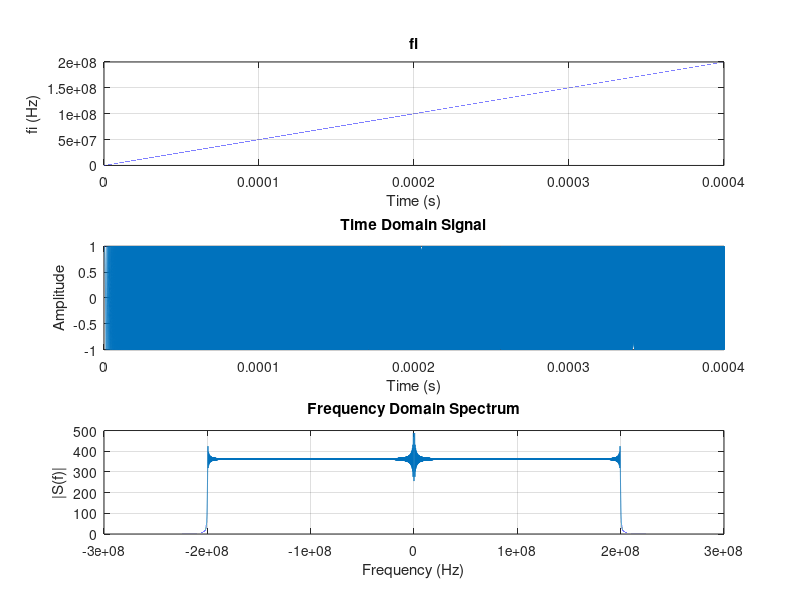

The MATLAB source for this figure:
close all;
clear;
clc;

B = 200e6;  % Frequency range
T = 0.4e-3;  % Chirp duration
fs = 512e6;  % Sampling frequency
fc = 100;    % Carrier frequency
beta = B / T;

duration = T;  % Signal duration
t = 0:1/fs:(duration - 1/fs);  % Time vector
N_samples = length(t);
frequencies = fs * (-N_samples/2:N_samples/2-1) / N_samples;  % Frequency vector

fi = beta * t;
y = cos(2 * pi * fc * t + beta * pi * t.^2);


Y = fft(y);
Spectrum = abs(fftshift(Y));
threshold = max(Spectrum) / sqrt(2);  % Threshold at -3dB
indices = find(Spectrum > threshold);  % Find indices above the threshold
bandwidth = (frequencies(indices(end)) - frequencies(indices(1)))/2;  % Compute the bandwidth

fprintf('The bandwidth of the signal is %f MHz.\n', bandwidth/1e6);


figure;
subplot(3, 1, 2);  % Create three subplots vertically, this is the first one
plot(t, y);
title('Time Domain Signal')
xlabel('Time (s)')
ylabel('Amplitude')
grid on

subplot(3, 1, 1);  % This is the second subplot
plot(t, fi);
title('fi')
xlabel('Time (s)')
ylabel('fi (Hz)')
grid on


subplot(3, 1, 3);  % This is the third subplot
plot(frequencies, abs(fftshift(Y)))
title('Frequency Domain Spectrum')
xlabel('Frequency (Hz)')
ylabel('|S(f)|')
grid on
